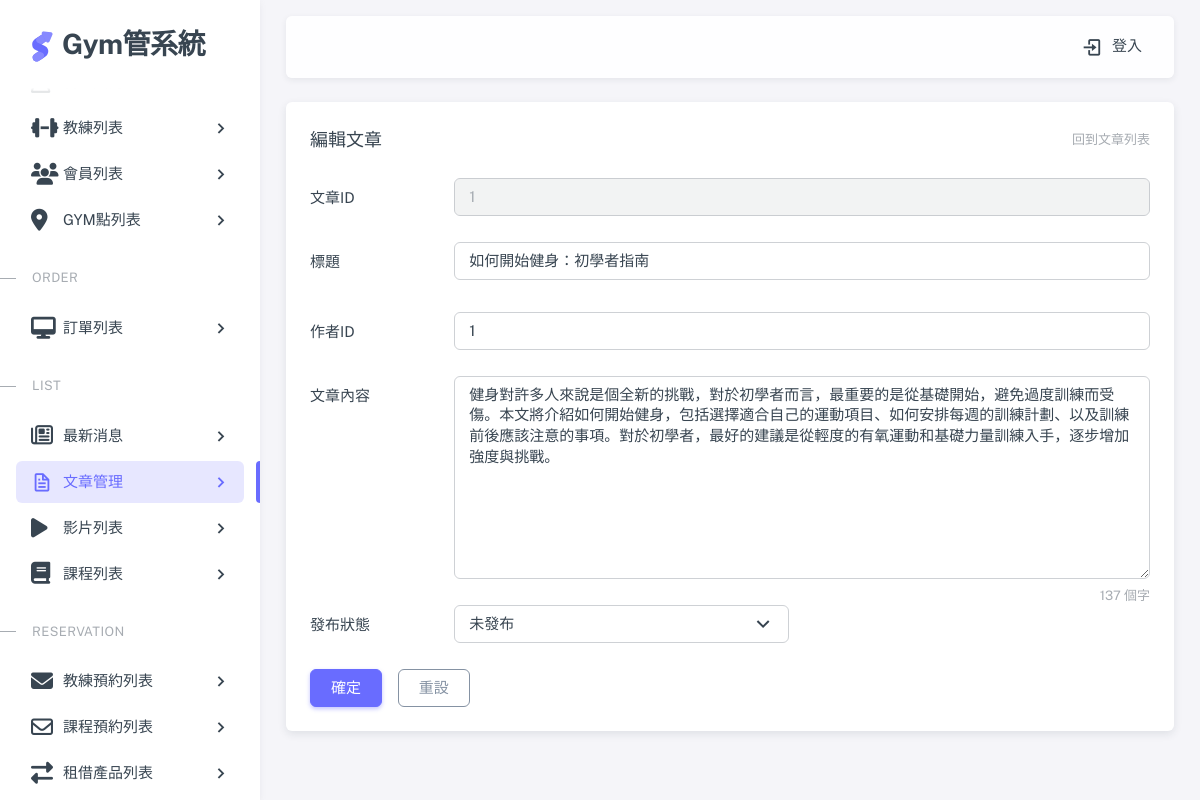
The app's page /pages/article-edit.php?article_id=1, older data.
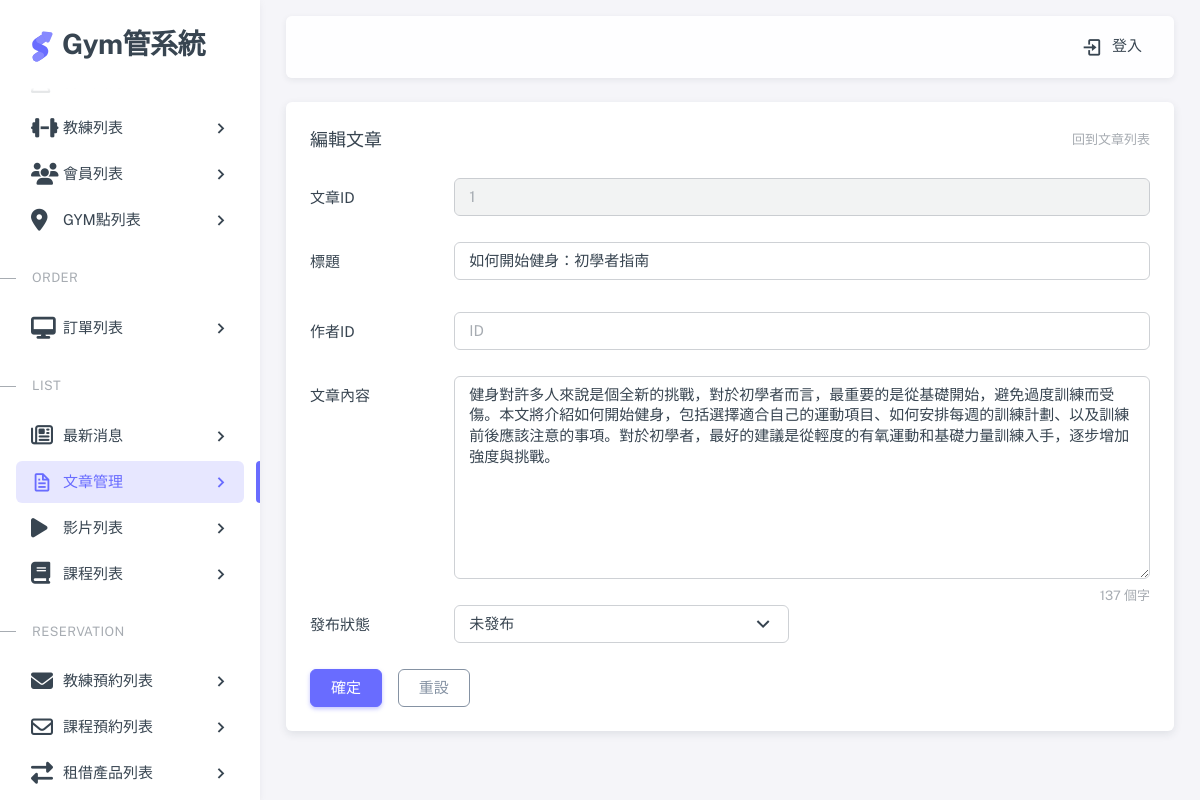
The same page, newer data.
### tables this page shows
CREATE TABLE articles (
    article_id INTEGER PRIMARY KEY auto_increment,
    title VARCHAR(255),
    content TEXT,
    author_id VARCHAR(50),
    uploadStatus INTEGER,
    created_at TIMESTAMP DEFAULT CURRENT_TIMESTAMP,
    updated_at TIMESTAMP DEFAULT CURRENT_TIMESTAMP
);

### pages/article-edit.php (the view, shortened to what this page needs)
<?php require __DIR__ . '/includes/init.php';?>
<?php
$article_id = empty($_GET['article_id'])? 0 : intval($_GET['article_id']);
$sql="SELECT * FROM articles WHERE article_id = $article_id";
$r = $pdo->query($sql)->fetch();
?>
<?php include __DIR__ . '/includes/html-header.php'; ?>
<?php include __DIR__ . '/includes/html-sidebar.php'; ?>
<?php include __DIR__ . '/includes/html-layout-navbar.php'; ?>
<?php include __DIR__ . '/includes/html-content wrapper-start.php'; ?>
<div class="col-xxl">
    <div class="card mb-6">
      <div class="card-header d-flex align-items-center justify-content-between">
        <h5 class="mb-0">編輯文章</h5>
        <small class="text-muted float-end"> <a href="./article.php" class="nav-link">回到文章列表</a>
        </small>
      </div>
      <div class="card-body">
        <form onsubmit="sendData(event)">
            <div class="row mb-6">
                <label class="col-sm-2 col-form-label" for="basic-default-article_id">文章ID</label>
                <div class="col-sm-10">
                <input type="text" class="form-control" id="basic-default-article_id" name="article_id" value="<?=$r['article_id'] ?>" disabled >
                </div>
            </div>
          <div class="row mb-6">
            <label class="col-sm-2 col-form-label" for="basic-default-title">標題</label>
            <div class="col-sm-10">
              <input type="text" class="form-control" id="basic-default-title" placeholder="title" name="title" value="<?=$r['title']?>">
            </div>
          </div>
          <div class="row mb-6">
            <label class="col-sm-2 col-form-label" for="basic-default-author">作者ID</label>
            <div class="col-sm-10">
              <input type="number" class="form-control " id="basic-default-author" name="author_id" placeholder="ID" min=1  value="<?=$r['author_id']?>" require>
            </div>
          </div>
          <div class="row mb-2">
            <label class="col-sm-2 col-form-label" for="basic-default-content">文章內容</label>
            <div class="col-sm-10">
              <textarea id="basic-default-content" class="form-control" placeholder="Hi, Do you have a moment to talk Joe?" aria-label="Hi, Do you have a moment to talk Joe?" aria-describedby="basic-icon-default-message2" rows="9" name="content" ><?=$r['content']?></textarea>
            </div>
          </div>
          <div class="row" >
            <div class="col-12">
                <small class="text-muted float-end" id="textCount">0 個字</small>
            </div>
          </div>
          <div class="row mb-6">
            <label class="col-sm-2 col-form-label" for="basic-default-checkbox" >發布狀態</label >
            <div class="col-sm-10">
                <div class="row">
                    <div class="col-sm-6">
                        <select id="sendNotification" class="form-select" name="uploadStatus">
                            <option value="0" <?=($r['uploadStatus'] == 0) ? 'selected' : ''; ?>>未發布</option>
                        </select>
                    </div>
                </div>
            </div>
          </div>
          <div class="mt-6">
            <button type="submit" class="btn btn-primary me-3">確定</button>
            <button type="reset" class="btn btn-outline-secondary">重設</button>
          </div>
        </form>
      </div>
    </div>
  </div>
<?php include __DIR__ . '/includes/html-content wrapper-end.php'; ?>
<?php include __DIR__ . '/includes/html-footer.php'; ?>

Row changes from the older to the newer data that the page shows:
changed articles "如何開始健身：初學者指南": author_id "1" → (not shown)
